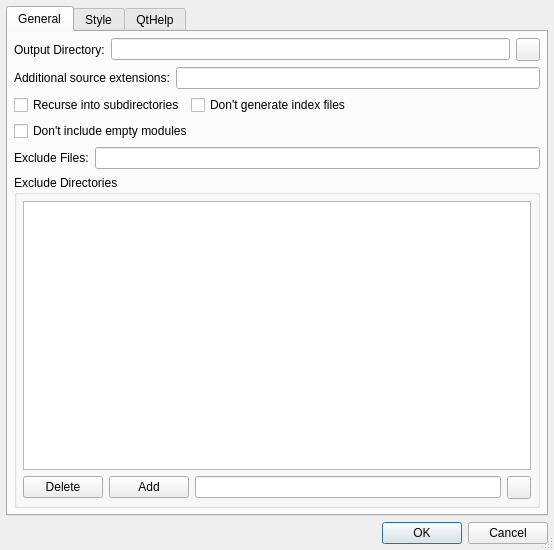
<?xml version="1.0" encoding="UTF-8"?>
<ui version="4.0">
 <class>EricdocConfigDialog</class>
 <widget class="QDialog" name="EricdocConfigDialog">
  <property name="geometry">
   <rect>
    <x>0</x>
    <y>0</y>
    <width>554</width>
    <height>550</height>
   </rect>
  </property>
  <property name="windowTitle">
   <string>Ericdoc Configuration</string>
  </property>
  <property name="sizeGripEnabled">
   <bool>true</bool>
  </property>
  <layout class="QVBoxLayout">
   <item>
    <widget class="QTabWidget" name="tabWidget">
     <property name="currentIndex">
      <number>0</number>
     </property>
     <widget class="QWidget" name="generalTab">
      <attribute name="title">
       <string>General</string>
      </attribute>
      <layout class="QVBoxLayout">
       <item>
        <layout class="QHBoxLayout">
         <item>
          <widget class="QLabel" name="TextLabel6">
           <property name="text">
            <string>Output Directory:</string>
           </property>
          </widget>
         </item>
         <item>
          <widget class="QLineEdit" name="outputDirEdit">
           <property name="toolTip">
            <string>Enter an output directory</string>
           </property>
          </widget>
         </item>
         <item>
          <widget class="QToolButton" name="outputDirButton">
           <property name="focusPolicy">
            <enum>Qt::NoFocus</enum>
           </property>
           <property name="toolTip">
            <string>Press to open a directory selection dialog</string>
           </property>
          </widget>
         </item>
        </layout>
       </item>
       <item>
        <layout class="QHBoxLayout">
         <item>
          <widget class="QLabel" name="textLabel1_3">
           <property name="text">
            <string>Additional source extensions:</string>
           </property>
          </widget>
         </item>
         <item>
          <widget class="QLineEdit" name="sourceExtEdit">
           <property name="toolTip">
            <string>Enter additional source extensions separated by a comma</string>
           </property>
          </widget>
         </item>
        </layout>
       </item>
       <item>
        <layout class="QHBoxLayout">
         <item>
          <widget class="QCheckBox" name="recursionCheckBox">
           <property name="toolTip">
            <string>Select to recurse into subdirectories</string>
           </property>
           <property name="text">
            <string>Recurse into subdirectories</string>
           </property>
          </widget>
         </item>
         <item>
          <widget class="QCheckBox" name="noindexCheckBox">
           <property name="toolTip">
            <string>Select, if no index files should be generated</string>
           </property>
           <property name="text">
            <string>Don't generate index files</string>
           </property>
          </widget>
         </item>
         <item>
          <spacer>
           <property name="orientation">
            <enum>Qt::Horizontal</enum>
           </property>
           <property name="sizeType">
            <enum>QSizePolicy::Expanding</enum>
           </property>
           <property name="sizeHint" stdset="0">
            <size>
             <width>145</width>
             <height>20</height>
            </size>
           </property>
          </spacer>
         </item>
        </layout>
       </item>
       <item>
        <layout class="QHBoxLayout">
         <item>
          <widget class="QCheckBox" name="noemptyCheckBox">
           <property name="toolTip">
            <string>Select to exclude empty modules</string>
           </property>
           <property name="text">
            <string>Don't include empty modules</string>
           </property>
          </widget>
         </item>
         <item>
          <spacer>
           <property name="orientation">
            <enum>Qt::Horizontal</enum>
           </property>
           <property name="sizeType">
            <enum>QSizePolicy::Expanding</enum>
           </property>
           <property name="sizeHint" stdset="0">
            <size>
             <width>40</width>
             <height>20</height>
            </size>
           </property>
          </spacer>
         </item>
        </layout>
       </item>
       <item>
        <layout class="QHBoxLayout">
         <item>
          <widget class="QLabel" name="label">
           <property name="text">
            <string>Exclude Files:</string>
           </property>
          </widget>
         </item>
         <item>
          <widget class="QLineEdit" name="excludeFilesEdit">
           <property name="toolTip">
            <string>Enter filename patterns of files to be excluded separated by a comma</string>
           </property>
          </widget>
         </item>
        </layout>
       </item>
       <item>
        <widget class="QGroupBox" name="groupBox">
         <property name="title">
          <string>Exclude Directories</string>
         </property>
         <layout class="QGridLayout">
          <item row="1" column="2">
           <widget class="QLineEdit" name="ignoreDirEdit">
            <property name="toolTip">
             <string>Enter a directory basename to be ignored</string>
            </property>
           </widget>
          </item>
          <item row="1" column="1">
           <widget class="QPushButton" name="addButton">
            <property name="toolTip">
             <string>Press to add the entered directory to the list</string>
            </property>
            <property name="text">
             <string>Add</string>
            </property>
           </widget>
          </item>
          <item row="1" column="0">
           <widget class="QPushButton" name="deleteButton">
            <property name="toolTip">
             <string>Press to delete the selected directory from the list</string>
            </property>
            <property name="text">
             <string>Delete</string>
            </property>
           </widget>
          </item>
          <item row="0" column="0" colspan="4">
           <widget class="QListWidget" name="ignoreDirsList">
            <property name="toolTip">
             <string>List of directory basenames to be ignored</string>
            </property>
           </widget>
          </item>
          <item row="1" column="3">
           <widget class="QToolButton" name="ignoreDirButton">
            <property name="focusPolicy">
             <enum>Qt::NoFocus</enum>
            </property>
            <property name="toolTip">
             <string>Press to open a directory selection dialog</string>
            </property>
           </widget>
          </item>
         </layout>
        </widget>
       </item>
      </layout>
     </widget>
     <widget class="QWidget" name="styleTab">
      <attribute name="title">
       <string>Style</string>
      </attribute>
      <layout class="QVBoxLayout">
       <item>
        <widget class="QGroupBox" name="groupBox_3">
         <property name="title">
          <string>Style Sheet</string>
         </property>
         <layout class="QHBoxLayout">
          <item>
           <widget class="QLineEdit" name="cssEdit">
            <property name="toolTip">
             <string>Enter the filename of a CSS style sheet. Leave empty to use the colours defined below.</string>
            </property>
           </widget>
          </item>
          <item>
           <widget class="QToolButton" name="cssButton">
            <property name="focusPolicy">
             <enum>Qt::NoFocus</enum>
            </property>
            <property name="toolTip">
             <string>Press to open a file selection dialog</string>
            </property>
           </widget>
          </item>
         </layout>
        </widget>
       </item>
       <item>
        <widget class="QGroupBox" name="groupBox_2">
         <property name="title">
          <string>Colours</string>
         </property>
         <layout class="QGridLayout">
          <item row="3" column="1">
           <widget class="QPushButton" name="cfBgButton">
            <property name="toolTip">
             <string>Press to select the class and function header background colour.</string>
            </property>
            <property name="text">
             <string>Class/Function Header Background</string>
            </property>
           </widget>
          </item>
          <item row="3" column="0">
           <widget class="QPushButton" name="cfFgButton">
            <property name="toolTip">
             <string>Press to select the class and function header foreground colour.</string>
            </property>
            <property name="text">
             <string>Class/Function Header Foreground</string>
            </property>
           </widget>
          </item>
          <item row="2" column="1">
           <widget class="QPushButton" name="l2BgButton">
            <property name="toolTip">
             <string>Press to select the level 2 header background colour.</string>
            </property>
            <property name="text">
             <string>Level 2 Header Background</string>
            </property>
           </widget>
          </item>
          <item row="2" column="0">
           <widget class="QPushButton" name="l2FgButton">
            <property name="toolTip">
             <string>Press to select the level 2 header foreground colour.</string>
            </property>
            <property name="text">
             <string>Level 2 Header Foreground</string>
            </property>
           </widget>
          </item>
          <item row="1" column="1">
           <widget class="QPushButton" name="l1BgButton">
            <property name="toolTip">
             <string>Press to select the level 1 header background colour.</string>
            </property>
            <property name="text">
             <string>Level 1 Header Background</string>
            </property>
           </widget>
          </item>
          <item row="1" column="0">
           <widget class="QPushButton" name="l1FgButton">
            <property name="toolTip">
             <string>Press to select the level 1 header foreground colour.</string>
            </property>
            <property name="text">
             <string>Level 1 Header Foreground</string>
            </property>
           </widget>
          </item>
          <item row="0" column="1">
           <widget class="QPushButton" name="bodyBgButton">
            <property name="toolTip">
             <string>Press to select the body background colour.</string>
            </property>
            <property name="text">
             <string>Body Background</string>
            </property>
           </widget>
          </item>
          <item row="0" column="0">
           <widget class="QPushButton" name="bodyFgButton">
            <property name="toolTip">
             <string>Press to select the body foreground colour.</string>
            </property>
            <property name="text">
             <string>Body Foreground</string>
            </property>
           </widget>
          </item>
          <item row="4" column="0">
           <widget class="QPushButton" name="linkFgButton">
            <property name="toolTip">
             <string>Press to select the foreground colour of links.</string>
            </property>
            <property name="text">
             <string>Links</string>
            </property>
           </widget>
          </item>
          <item row="5" column="0" colspan="2">
           <widget class="QTextEdit" name="sample">
            <property name="toolTip">
             <string>This shows an example of the selected colours.</string>
            </property>
            <property name="readOnly">
             <bool>true</bool>
            </property>
           </widget>
          </item>
         </layout>
        </widget>
       </item>
      </layout>
     </widget>
     <widget class="QWidget" name="qtHelpTab">
      <attribute name="title">
       <string>QtHelp</string>
      </attribute>
      <layout class="QVBoxLayout" name="verticalLayout">
       <item>
        <widget class="QGroupBox" name="qtHelpGroup">
         <property name="title">
          <string>Generate QtHelp Files</string>
         </property>
         <property name="checkable">
          <bool>true</bool>
         </property>
         <property name="checked">
          <bool>false</bool>
         </property>
         <layout class="QGridLayout" name="gridLayout">
          <item row="0" column="0">
           <widget class="QLabel" name="TextLabel6_2">
            <property name="text">
             <string>Output Directory:</string>
            </property>
           </widget>
          </item>
          <item row="0" column="1">
           <layout class="QHBoxLayout" name="horizontalLayout">
            <item>
             <widget class="QLineEdit" name="qtHelpDirEdit">
              <property name="toolTip">
               <string>Enter an output directory</string>
              </property>
             </widget>
            </item>
            <item>
             <widget class="QToolButton" name="qtHelpDirButton">
              <property name="focusPolicy">
               <enum>Qt::NoFocus</enum>
              </property>
              <property name="toolTip">
               <string>Press to open a directory selection dialog</string>
              </property>
             </widget>
            </item>
           </layout>
          </item>
          <item row="1" column="0">
           <widget class="QLabel" name="label_2">
            <property name="text">
             <string>Namespace:</string>
            </property>
           </widget>
          </item>
          <item row="1" column="1">
           <widget class="QLineEdit" name="qtHelpNamespaceEdit">
            <property name="toolTip">
             <string>Enter the namespace</string>
            </property>
           </widget>
          </item>
          <item row="2" column="0">
           <widget class="QLabel" name="label_3">
            <property name="text">
             <string>Virtual Folder:</string>
            </property>
           </widget>
          </item>
          <item row="2" column="1">
           <widget class="QLineEdit" name="qtHelpFolderEdit">
            <property name="toolTip">
             <string>Enter the name of the virtual folder (must not contain '/')</string>
            </property>
           </widget>
          </item>
          <item row="3" column="0">
           <widget class="QLabel" name="label_4">
            <property name="text">
             <string>Filter Name:</string>
            </property>
           </widget>
          </item>
          <item row="3" column="1">
           <widget class="QLineEdit" name="qtHelpFilterNameEdit">
            <property name="toolTip">
             <string>Enter the name of the custom filter</string>
            </property>
           </widget>
          </item>
          <item row="4" column="0">
           <widget class="QLabel" name="label_5">
            <property name="text">
             <string>Filter Attributes:</string>
            </property>
           </widget>
          </item>
          <item row="4" column="1">
           <widget class="QLineEdit" name="qtHelpFilterAttributesEdit">
            <property name="toolTip">
             <string>Enter the filter attributes separated by ':'</string>
            </property>
           </widget>
          </item>
          <item row="5" column="0">
           <widget class="QLabel" name="label_6">
            <property name="text">
             <string>Title:</string>
            </property>
           </widget>
          </item>
          <item row="5" column="1">
           <widget class="QLineEdit" name="qtHelpTitleEdit">
            <property name="toolTip">
             <string>Enter a short title for the top entry</string>
            </property>
           </widget>
          </item>
          <item row="6" column="0" colspan="2">
           <widget class="QCheckBox" name="qtHelpGenerateCollectionCheckBox">
            <property name="toolTip">
             <string>Select to generate the QtHelp collection files</string>
            </property>
            <property name="text">
             <string>Generate QtHelp collection files</string>
            </property>
           </widget>
          </item>
          <item row="7" column="1">
           <spacer name="verticalSpacer">
            <property name="orientation">
             <enum>Qt::Vertical</enum>
            </property>
            <property name="sizeHint" stdset="0">
             <size>
              <width>20</width>
              <height>271</height>
             </size>
            </property>
           </spacer>
          </item>
         </layout>
        </widget>
       </item>
      </layout>
     </widget>
    </widget>
   </item>
   <item>
    <widget class="QDialogButtonBox" name="buttonBox">
     <property name="orientation">
      <enum>Qt::Horizontal</enum>
     </property>
     <property name="standardButtons">
      <set>QDialogButtonBox::Cancel|QDialogButtonBox::Ok</set>
     </property>
    </widget>
   </item>
  </layout>
 </widget>
 <layoutdefault spacing="6" margin="6"/>
 <pixmapfunction>qPixmapFromMimeSource</pixmapfunction>
 <tabstops>
  <tabstop>tabWidget</tabstop>
  <tabstop>outputDirEdit</tabstop>
  <tabstop>sourceExtEdit</tabstop>
  <tabstop>recursionCheckBox</tabstop>
  <tabstop>noindexCheckBox</tabstop>
  <tabstop>noemptyCheckBox</tabstop>
  <tabstop>excludeFilesEdit</tabstop>
  <tabstop>ignoreDirsList</tabstop>
  <tabstop>ignoreDirEdit</tabstop>
  <tabstop>addButton</tabstop>
  <tabstop>deleteButton</tabstop>
  <tabstop>cssEdit</tabstop>
  <tabstop>bodyFgButton</tabstop>
  <tabstop>bodyBgButton</tabstop>
  <tabstop>l1FgButton</tabstop>
  <tabstop>l1BgButton</tabstop>
  <tabstop>l2FgButton</tabstop>
  <tabstop>l2BgButton</tabstop>
  <tabstop>cfFgButton</tabstop>
  <tabstop>cfBgButton</tabstop>
  <tabstop>linkFgButton</tabstop>
  <tabstop>sample</tabstop>
  <tabstop>qtHelpGroup</tabstop>
  <tabstop>qtHelpDirEdit</tabstop>
  <tabstop>qtHelpNamespaceEdit</tabstop>
  <tabstop>qtHelpFolderEdit</tabstop>
  <tabstop>qtHelpFilterNameEdit</tabstop>
  <tabstop>qtHelpFilterAttributesEdit</tabstop>
  <tabstop>qtHelpTitleEdit</tabstop>
  <tabstop>qtHelpGenerateCollectionCheckBox</tabstop>
  <tabstop>buttonBox</tabstop>
 </tabstops>
 <resources/>
 <connections>
  <connection>
   <sender>buttonBox</sender>
   <signal>accepted()</signal>
   <receiver>EricdocConfigDialog</receiver>
   <slot>accept()</slot>
   <hints>
    <hint type="sourcelabel">
     <x>31</x>
     <y>480</y>
    </hint>
    <hint type="destinationlabel">
     <x>31</x>
     <y>498</y>
    </hint>
   </hints>
  </connection>
  <connection>
   <sender>buttonBox</sender>
   <signal>rejected()</signal>
   <receiver>EricdocConfigDialog</receiver>
   <slot>reject()</slot>
   <hints>
    <hint type="sourcelabel">
     <x>125</x>
     <y>482</y>
    </hint>
    <hint type="destinationlabel">
     <x>125</x>
     <y>499</y>
    </hint>
   </hints>
  </connection>
 </connections>
</ui>
